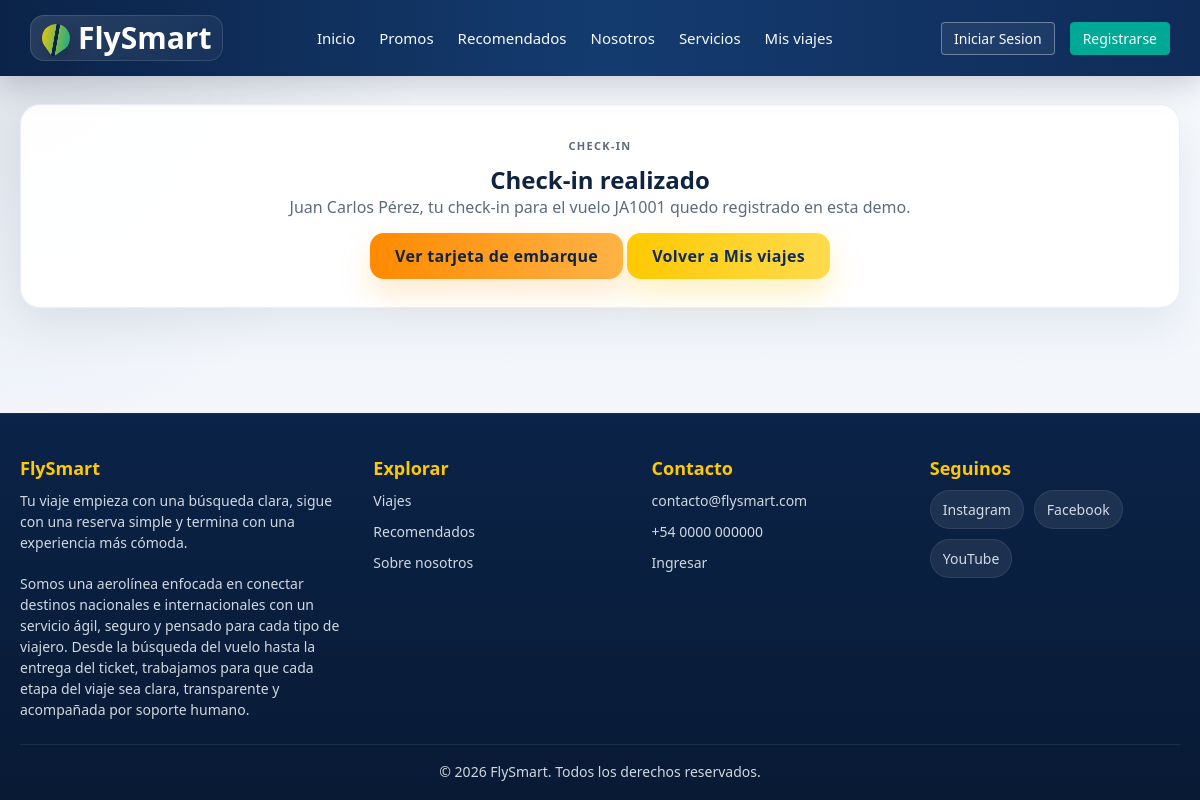
The page /consultas/reservas/checkin.php?pnr=AX39FT on the database its author committed.
### tables this page shows
CREATE TABLE `tickets_detalle` (
  `id_ticket` int(11) NOT NULL AUTO_INCREMENT,
  `id_orden` int(11) NOT NULL,
  `id_vuelo` int(11) NOT NULL,
  `id_pasajero` int(11) NOT NULL,
  `numero_asiento` varchar(10) DEFAULT NULL,  
  `id_plan` int(11) NOT NULL,
  `codigo_reserva_pnr` varchar(6) NOT NULL,
  `precio_tramo_pagado` decimal(10,2) NOT NULL,
  PRIMARY KEY (`id_ticket`),
  KEY `id_orden` (`id_orden`),
  KEY `id_vuelo` (`id_vuelo`),
  KEY `id_pasajero` (`id_pasajero`),
  KEY `id_plan` (`id_plan`),
  CONSTRAINT `fk_tickets_orden` FOREIGN KEY (`id_orden`) REFERENCES `compras_ordenes` (`id_orden`) ON DELETE CASCADE,
  CONSTRAINT `fk_tickets_pasajero` FOREIGN KEY (`id_pasajero`) REFERENCES `pasajeros` (`id_pasajero`),
  CONSTRAINT `fk_tickets_plan` FOREIGN KEY (`id_plan`) REFERENCES `planes_tarifas` (`id_plan`),
  CONSTRAINT `fk_tickets_vuelo` FOREIGN KEY (`id_vuelo`) REFERENCES `vuelos` (`id_vuelo`)
);

CREATE TABLE `pasajeros` (
  `id_pasajero` int(11) NOT NULL AUTO_INCREMENT,
  `tipo_documento` varchar(20) NOT NULL,
  `numero_documento` varchar(50) NOT NULL,
  `nombre` varchar(100) NOT NULL,
  `apellido` varchar(100) NOT NULL,
  `fecha_nacimiento` date NOT NULL,
  `asistencia_especial` tinyint(1) DEFAULT 0,
  `detalles_medicos` text DEFAULT NULL,
  PRIMARY KEY (`id_pasajero`),
  UNIQUE KEY `numero_documento` (`numero_documento`)
);

CREATE TABLE `vuelos` (
  `id_vuelo` int(11) NOT NULL AUTO_INCREMENT,
  `numero_vuelo` varchar(20) NOT NULL,
  `id_avion` int(11) NOT NULL,
  `origen_iata` varchar(3) NOT NULL,
  `destino_iata` varchar(3) NOT NULL,
  `fecha_salida` datetime NOT NULL,
  `fecha_llegada` datetime NOT NULL,
  `precio_base_vuelo` decimal(10,2) NOT NULL,
  `estado_vuelo` varchar(20) NOT NULL,
  PRIMARY KEY (`id_vuelo`),
  KEY `id_avion` (`id_avion`),
  KEY `origen_iata` (`origen_iata`),
  KEY `destino_iata` (`destino_iata`),
  CONSTRAINT `fk_vuelos_avion` FOREIGN KEY (`id_avion`) REFERENCES `aviones` (`id_avion`),
  CONSTRAINT `fk_vuelos_destino` FOREIGN KEY (`destino_iata`) REFERENCES `aeropuertos` (`codigo_iata`),
  CONSTRAINT `fk_vuelos_origen` FOREIGN KEY (`origen_iata`) REFERENCES `aeropuertos` (`codigo_iata`)
);

### consultas/reservas/checkin.php (the view, shortened to what this page needs)
<?php
require_once '../../config/conexion.php';
$pnr = strtoupper(trim($_GET['pnr'] ?? ''));
include_once '../../includes/header.php';
$stmt = $pdo->prepare("SELECT td.codigo_reserva_pnr, v.numero_vuelo, v.fecha_salida, v.estado_vuelo, p.nombre, p.apellido FROM tickets_detalle td INNER JOIN vuelos v ON v.id_vuelo = td.id_vuelo INNER JOIN pasajeros p ON p.id_pasajero = td.id_pasajero WHERE td.codigo_reserva_pnr = :pnr LIMIT 1");
$stmt->execute(['pnr' => $pnr]);
$ticket = $stmt->fetch(PDO::FETCH_ASSOC);
?>
<main class="reservation-page">
    <section class="reservation-card reservation-empty">
        <?php if (!$ticket): ?>
            <h1>No encontramos la reserva</h1>
            <p>Verifica el codigo PNR.</p>
        <?php elseif (strtotime($ticket['fecha_salida']) < time()): ?>
            <h1>Check-in no disponible</h1>
            <p>El vuelo ya figura como pasado.</p>
        <?php else: ?>
            <p class="eyebrow">Check-in</p>
            <h1>Check-in realizado</h1>
            <p><?= htmlspecialchars($ticket['nombre'] . ' ' . $ticket['apellido'], ENT_QUOTES, 'UTF-8') ?>, tu check-in para el vuelo <?= htmlspecialchars($ticket['numero_vuelo'], ENT_QUOTES, 'UTF-8') ?> quedo registrado en esta demo.</p>
            <a href="pasaje.php?pnr=<?= urlencode($ticket['codigo_reserva_pnr']) ?>" class="btn-next btn-orange">Ver tarjeta de embarque</a>
        <?php endif; ?>
        <a href="mis_viajes.php" class="btn-next">Volver a Mis viajes</a>
    </section>
</main>
<?php include_once '../../includes/footer.php'; ?>
</body>
</html>

### css/estilos.css (style rules this page uses)
:root { --primary-color: #0f2c59; --secondary-color: #00a896; --orange-color: #ff9f1c; --light-bg: #f4f6f9; --dark-text: #333; }
* { box-sizing: border-box; margin: 0; padding: 0; font-family: "Aptos", "Segoe UI", "Trebuchet MS", Arial, sans-serif; }
html { width: 100%; min-height: 100%; background: #081a34; }
body { width: 100%; min-height: 100vh; overflow-x: hidden; background-color: var(--light-bg); color: var(--dark-text); padding-bottom: 0; }
.btn-next { background-color: var(--secondary-color); color: white; border: none; padding: 12px 25px; font-size: 16px; border-radius: 4px; cursor: pointer; display: inline-block; text-decoration: none; text-align: center; margin-top: 15px; }
body { font-family: "Aptos", "Segoe UI", "Trebuchet MS", Arial, sans-serif; background: radial-gradient(circle at top left, rgba(15, 44, 89, 0.12), transparent 30%), linear-gradient(180deg, #f7f9fc 0%, #eef4fb 100%); color: #10233f; }
.eyebrow { display: inline-flex; align-items: center; gap: 8px; text-transform: uppercase; letter-spacing: 0.12em; font-size: 11px; color: #0d7fd4; font-weight: 800; margin-bottom: 10px; }
.btn-next { background: linear-gradient(90deg, #fec901, #ffdb4d); color: #0f2c59; border-radius: 14px; box-shadow: 0 14px 30px rgba(254, 201, 1, 0.25); font-weight: 900; letter-spacing: 0.02em; }
html, body { min-height: 100%; }
body { min-height: 100vh; display: flex; flex-direction: column; }
* { margin: 0; padding: 0; box-sizing: border-box; }

### css/reservas.css (style rules this page uses)
.reservation-tools, .reservation-page { max-width: 100%; width: 100%; margin: 0 auto 40px; padding: 0 20px; }
.reservation-tool, .reservation-card, .ticket-summary, .history-item, .boarding-pass { background: rgba(255, 255, 255, 0.96); border: 1px solid rgba(15, 44, 89, 0.08); border-radius: 20px; box-shadow: 0 18px 45px rgba(15, 44, 89, 0.08); }
.reservation-tool p, .reservation-card p, .ticket-details p, .history-item p, .boarding-qr p { color: #5c6b7e; }
.btn-orange { background: linear-gradient(90deg, #ff8a00, #ffb347); color: #10233f; box-shadow: 0 14px 30px rgba(255, 159, 28, 0.22); }
.reservation-page { margin-top: 28px; }
.reservation-card { padding: 28px; margin-bottom: 20px; }
.reservation-empty { text-align: center; }

### rows shown on the page
tickets_detalle: id_pasajero.apellido "Juan Carlos Pérez", id_vuelo.numero_vuelo "JA1001"
